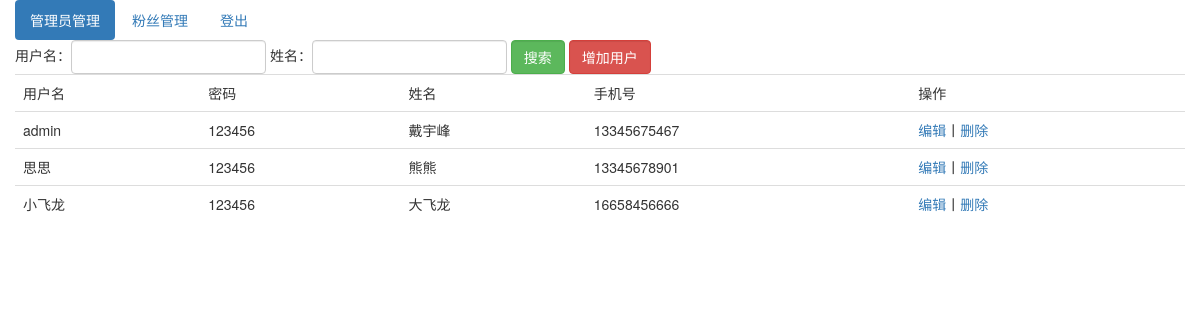
The app's page /index.php/member_admin with its own data.
### tables this page shows
CREATE TABLE IF NOT EXISTS `member` (
  `member_id` int(255) NOT NULL AUTO_INCREMENT COMMENT '用户ID',
  `username` varchar(50) NOT NULL COMMENT '用户名',
  `password` varchar(50) NOT NULL COMMENT '密码',
  `name` varchar(255) NOT NULL COMMENT '姓名',
  `mobile` varchar(255) NOT NULL COMMENT '手机号',
  PRIMARY KEY (`member_id`)
);

### application/controllers/Member_admin.php (called while the page is built, shortened)
<?php
class Member_admin extends CI_Controller{
    public function __construct()
    {
        $this->load->helper('url_helper');
    }
    public function index(){
        $this->load->model('member_model');
        $condition=array();
        $member_list=$this->member_model->getMemberList($condition);
        $data=array();
        $data['member_list']=$member_list;
        $this->load->view('templates/header_admin',$data);
        $this->load->view('member_index_admin',$data);
    }
}

### index.php (called while the page is built, shortened)
<?php
require_once BASEPATH.'core/CodeIgniter.php';

### application/models/Member_model.php (called while the page is built, shortened)
<?php
class Member_model extends CI_Model{
    public function getMemberList($condition=array())
    {
        $query=$this->db->get_where('member',$condition);
        return $query->result_array();
    }
}
?>

### application/views/member_index_admin.php (the view, shortened to what this page needs)
<div class="container">
    <div class="row">
        <ul class="nav nav-pills">
            <li role="presentation" class="active"><a href="/index.php/member_admin/index">管理员管理</a></li>
            <li role="presentation"><a href="/index.php/fans_admin/index">粉丝管理</a></li>
            <li role="presentation"><a href="/index.php/Welcome/logout">登出</a></li>
        </ul>
    </div>
    <div class="row">
        <form method="get" class="form-inline" action="/index.php/Member_admin/index">
            <div class="form-group">用户名：<input type="text" class="form-control" name="username"></div>
            <div class="form-group">姓名：<input type="text" class="form-control" name="name"></div>
            <div class="form-group"><input type="submit" class="form-control btn-success" value="搜索"></div>
            <div class="form-group"><a class="form-control btn-danger" href="/index.php/Member_admin/add">增加用户</a></div>
        </form>
    </div>
    <div class="row">
        <table class="table">
            <tr>
                <td>用户名</td>
                <td>密码</td>
                <td>姓名</td>
                <td>手机号</td>
                <td>操作</td>
            </tr>
            <?php foreach($member_list as $value){ ?>
                <tr>
                    <td><?php echo $value['username']; ?></td>
                    <td><?php echo $value['password']; ?></td>
                    <td><?php echo $value['name']; ?></td>
                    <td><?php echo $value['mobile']; ?></td>
                    <td><a href="/index.php/Member_admin/showEdit?member_id=<?php echo $value['member_id']; ?>">编辑</a>丨<a href="/index.php/Member_admin/delete?member_id=<?php echo $value['member_id']; ?>">删除</a></td>
                </tr>
            <?php } ?>
        </table>
    </div>
</div>

### records on screen
member: username "admin", password "123456", name "戴宇峰", mobile "13345675467"
member: username "思思", password "123456", name "熊熊", mobile "13345678901"
member: username "小飞龙", password "123456", name "大飞龙", mobile "16658456666"
